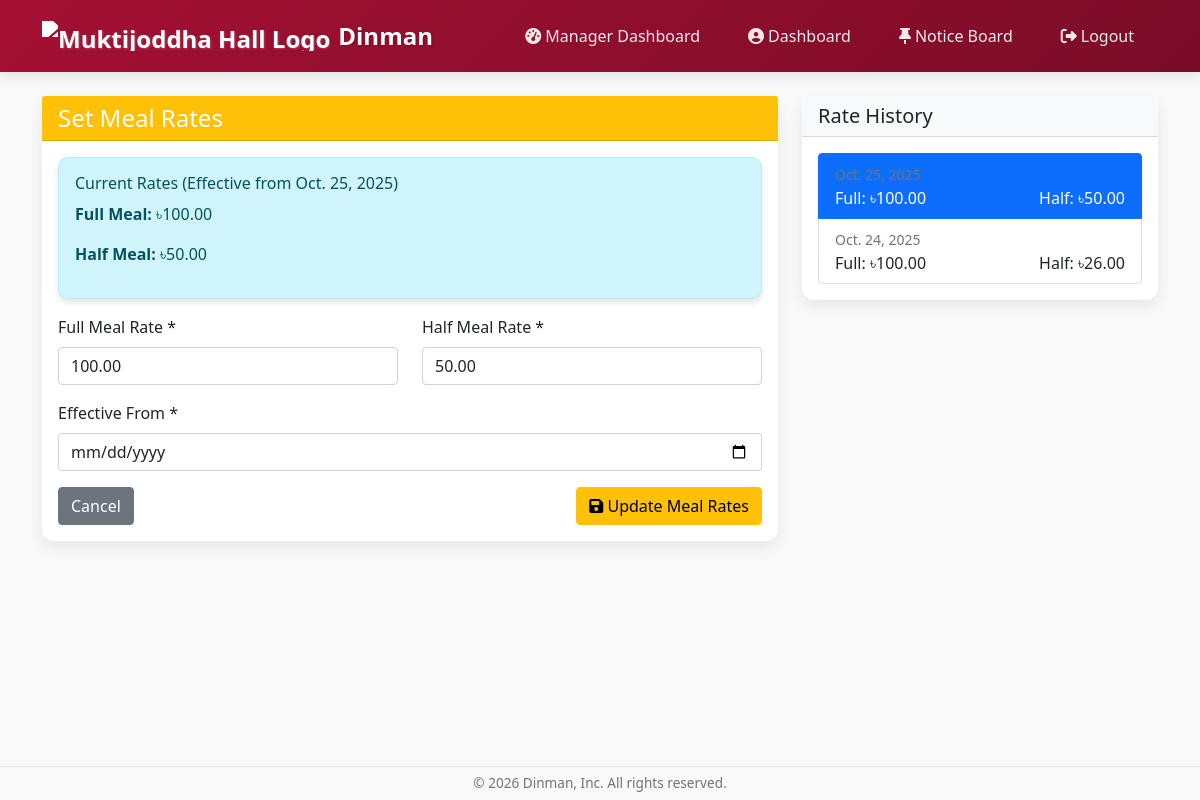
Page /meal-rate/ (signed in) on the committed database.
### dining/models.py (models this page shows, shortened)
class MealRate(models.Model):
    full_meal_rate = models.DecimalField(max_digits=10, decimal_places=2, default=50.00)
    half_meal_rate = models.DecimalField(max_digits=10, decimal_places=2, default=25.00)
    effective_from = models.DateField(default=timezone.now)
    class Meta:
        verbose_name = "Meal Rate"
        verbose_name_plural = "Meal Rates"
        ordering = ['-effective_from']

### dining/views.py (the view)
# urls.py: path('meal-rate/', views.set_meal_rate, name='set_meal_rate'),
@login_required
@user_passes_test(is_dining_manager)
def set_meal_rate(request):
    current_rate = MealRate.objects.filter(
        effective_from__lte=timezone.now().date()
    ).order_by('-effective_from').first()
    if request.method == 'POST':
        form = MealRateForm(request.POST)
        if form.is_valid():
            new_rate = form.save()
            messages.success(request, f'Meal rates updated successfully! Effective from {new_rate.effective_from}')
            return redirect('set_meal_rate')
    else:
        form = MealRateForm(instance=current_rate)
    meal_rates = MealRate.objects.all().order_by('-effective_from')
    return render(request, 'dining/set_meal_rate.html', {
        'form': form,
        'current_rate': current_rate,
        'meal_rates': meal_rates
    })

### dining/forms.py
class MealRateForm(forms.ModelForm):
    class Meta:
        model = MealRate
        fields = ['full_meal_rate', 'half_meal_rate', 'effective_from']
        widgets = {
            'effective_from': forms.DateInput(attrs={'type': 'date'}),
        }

### dining/views.py (called while the page is built)
def is_dining_manager(user):
    try:
        return user.userprofile.is_dining_manager
    except UserProfile.DoesNotExist:
        return False

### dining/templates/dining/set_meal_rate.html (shortened to what this page needs)
{% extends 'base.html' %}
{% block content %}
<div class="container mt-4">
    <div class="row">
        <div class="col-md-8">
            <div class="card">
                <div class="card-header bg-warning text-white">
                    <h4 class="mb-0">Set Meal Rates</h4>
                </div>
                <div class="card-body">
                    {% if current_rate %}
                    <div class="alert alert-info">
                        <h6>Current Rates (Effective from {{ current_rate.effective_from }})</h6>
                        <p><strong>Full Meal:</strong> ৳{{ current_rate.full_meal_rate }}</p>
                        <p><strong>Half Meal:</strong> ৳{{ current_rate.half_meal_rate }}</p>
                    </div>
                    {% else %}
                    <div class="alert alert-warning">
                        <h6>No meal rates configured!</h6>
                        <p class="mb-0">Please set the initial meal rates below.</p>
                    </div>
                    {% endif %}
                    <form method="POST">
                        <div class="row">
                            <div class="col-md-6">
                                <div class="mb-3">
                                    <label for="id_full_meal_rate" class="form-label">Full Meal Rate *</label>
                                    <input type="number" name="full_meal_rate" class="form-control"
                                           id="id_full_meal_rate" step="0.01" min="0" required
                                           value="{{ form.full_meal_rate.value|default:'' }}">
                                </div>
                            </div>
                            <div class="col-md-6">
                                <div class="mb-3">
                                    <label for="id_half_meal_rate" class="form-label">Half Meal Rate *</label>
                                    <input type="number" name="half_meal_rate" class="form-control"
                                           id="id_half_meal_rate" step="0.01" min="0" required
                                           value="{{ form.half_meal_rate.value|default:'' }}">
                                </div>
                            </div>
                        </div>
                        <div class="mb-3">
                            <label for="id_effective_from" class="form-label">Effective From *</label>
                            <input type="date" name="effective_from" class="form-control"
                                   id="id_effective_from" required
                                   value="{{ form.effective_from.value|default:'' }}">
                        </div>
                        <div class="d-flex justify-content-between">
                            <a href="{% url 'manager_dashboard' %}" class="btn btn-secondary">Cancel</a>
                            <button type="submit" class="btn btn-warning">
                                <i class="fas fa-save"></i> Update Meal Rates
                            </button>
                        </div>
                    </form>
                </div>
            </div>
        </div>
        <div class="col-md-4    ">
            <div class="card">
                <div class="card-header bg-light">
                    <h5 class="mb-0">Rate History</h5>
                </div>
                <div class="card-body">
                    {% if meal_rates %}
                        <div class="list-group">
                            {% for rate in meal_rates %}
                            <div class="list-group-item {% if rate == current_rate %}active{% endif %}">
                                <small class="text-muted">{{ rate.effective_from }}</small>
                                <div class="d-flex justify-content-between">
                                    <span>Full: ৳{{ rate.full_meal_rate }}</span>
                                    <span>Half: ৳{{ rate.half_meal_rate }}</span>
                                </div>
                            </div>
                            {% endfor %}
                        </div>
                    {% else %}
                        <p class="text-muted">No rate history found.</p>
                    {% endif %}
                </div>
            </div>
        </div>
    </div>
</div>
{% endblock %}

### dining/templates/base.html (style rules this page uses)
:root { --harvard-crimson: #A41034; --harvard-crimson-dark: #7A0C27; --harvard-crimson-light: #D13A5F; --accent-color: #FFD700; }
body { display: flex; flex-direction: column; min-height: 100vh; background-color: #f9f9f9; }
.alert { border-radius: 10px; box-shadow: 0 4px 6px rgba(0, 0, 0, 0.1); }
.card { border-radius: 12px; box-shadow: 0 6px 15px rgba(0, 0, 0, 0.08); border: none; transition: transform 0.3s, box-shadow 0.3s; }

### rows in the picture
MealRate: effective_from "Oct. 25, 2025", full_meal_rate "100.00", half_meal_rate "50.00"
MealRate: effective_from "Oct. 24, 2025", full_meal_rate "100.00", half_meal_rate "26.00"
